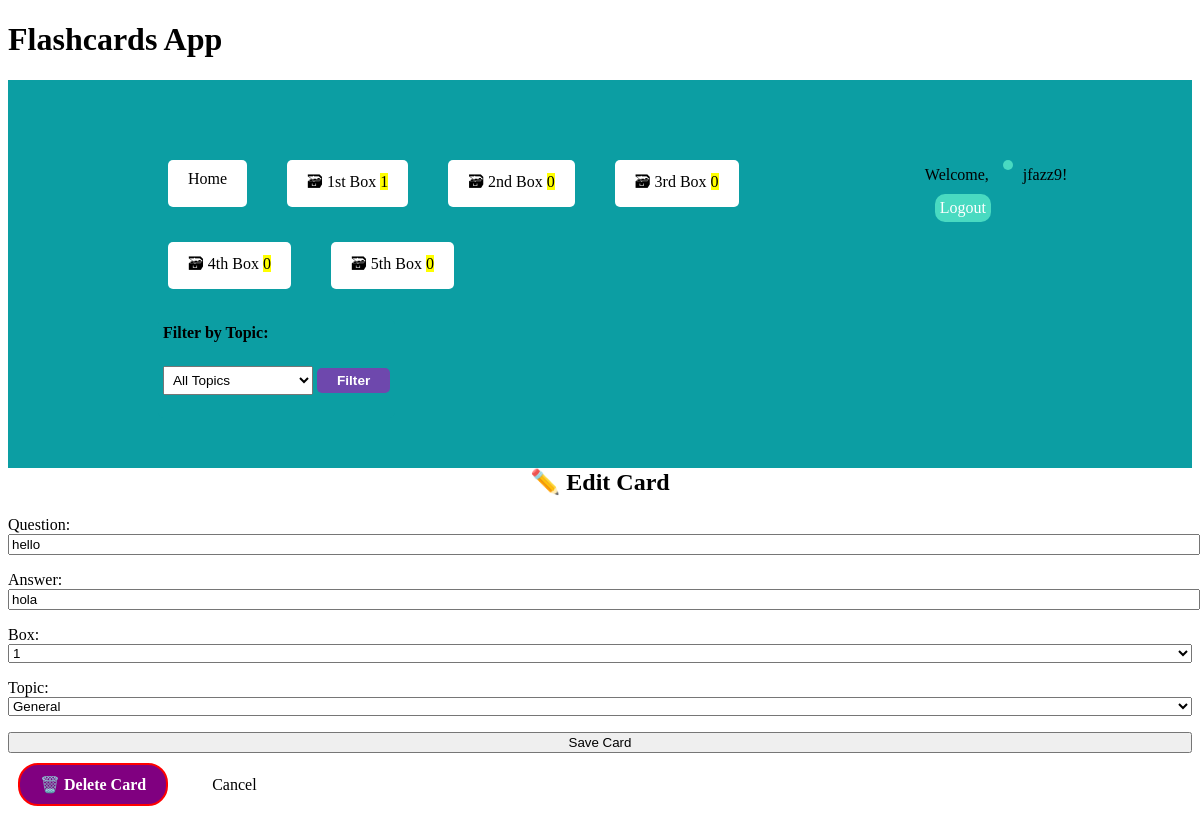
Page /edit/2/ (signed in) on the committed database.
### cards/models.py (models this page shows, shortened)
class Card(models.Model):
    question = models.CharField(max_length=500)
    answer = models.CharField(max_length=1000)
    box = models.IntegerField(
        choices=zip(BOXES, BOXES),
        default=BOXES[0],
    )
    topic = models.ForeignKey(Topic, on_delete=models.CASCADE)
    date_created = models.DateTimeField(auto_now_add=True)
    user = models.ForeignKey(User, on_delete=models.CASCADE)

### cards/views.py (the view, shortened to what this page needs)
# urls.py: path("edit/<int:pk>/", CardUpdateView.as_view(), name="card-update"),
class CardUpdateView(CardCreateView, UpdateView):
    success_url = reverse_lazy("card-list")
    def get_object(self, queryset=None):
        card = get_object_or_404(Card, pk=self.kwargs['pk'], user=self.request.user)
        return card
    def get_form_kwargs(self):
        kwargs = super().get_form_kwargs()
        kwargs['user'] = self.request.user  # Pass the user to the form
        return kwargs

### cards/forms.py
class CardForm(forms.ModelForm):
    class Meta:
        model = Card
        fields = ['question', 'answer', 'box', 'topic']  # Your form fields
    def __init__(self, *args, **kwargs):
        user = kwargs.pop('user', None)  # Handle the 'user' argument safely
        super().__init__(*args, **kwargs)
        if user:
            self.fields['topic'].queryset = Topic.objects.filter(user=user)

### cards/models.py (called while the page is built)
    def __str__(self):
        return self.name

### cards/templatetags/cards_tags.py (called while the page is built)
@register.inclusion_tag("cards/box_links.html", takes_context=True)
def boxes_as_links(context):
    user = context['user']
    boxes = []
    for box_num in BOXES:
        card_count = Card.objects.filter(box=box_num, user=user).count()
        boxes.append({
            "number": box_num,
            "card_count": card_count,
        })
    return {"boxes": boxes}

### cards/views.py (called while the page is built)
    def get_form_kwargs(self):
        kwargs = super().get_form_kwargs()
        kwargs['user'] = self.request.user  # Pass the user to the form
        return kwargs

### cards/templates/cards/card_form.html (shortened to what this page needs)
{% extends "cards/base.html" %}
{% block content %}
    {% if form.instance.id %}
        <h2>✏️ Edit Card</h2>
    {% else %}
        <h2>✨ Create New Card</h2>
    {% endif %}
    <form method="post">
        {{ form.as_p }}
        <input type="submit" value="Save Card">
    </form>
    {% if form.instance.id %}
        <a href="{% url 'card-delete' form.instance.id %}" class="delete-button" role="button" >
            🗑️ Delete Card
        </a>
    {% endif %}
    <a href="{% url 'home' %}">Cancel</a>
{% endblock %}

### cards/templates/cards/navigation.html (shortened to what this page needs)
{% load cards_tags %}
<nav>
    <div class="nav-left">
        {% if user.is_authenticated %}
            <div class="boxes-row">
            <a href="{% url 'home' %}">Home</a>
            {% boxes_as_links %}
            </div>
        {% else %}
            <p>login to view your boxes</p>
        {% endif %}
        <div class="dropdown-container">
            <form method="GET" action="">
                <label for="topic"><h4>Filter by Topic:</h4></label>
                <select name="topic" id="topic">
                    <option value="">All Topics</option>
                </select>
                <button type="submit">Filter</button>
            </form>
        </div>
    </div>
    <div class="nav-right">
        <ul>
            {% if user.is_authenticated %}
                <li>Welcome, <a href="{% url 'profile' %}"></a>{{ user.username }}!</a></li>
                <li><a href="{% url 'logout' %}">Logout</a></li>
            {% else %}
                <li><a href="{% url 'login' %}">Login</a></li>
                <li><a href="{% url 'signup' %}">Sign Up</a></li>
            {% endif %}
        </ul>
    </div>
</nav>

### cards/templates/cards/base.html (style rules this page uses)
a { background-color: #ffffff; color: black; padding: 10px 20px; margin: 10px; text-decoration: none; display: inline-block; border-radius: 5px; }
nav { display: flex; justify-content: space-between; padding: 50px; background-color: #0c9ea3; }
.nav-left { display: flex; flex-direction: column; align-items: flex-start; padding-left: 100px; }
.boxes-row { display: flex; flex-wrap: wrap; gap: 15px; margin-top: 20px; margin-bottom: 20px; }
.nav-left a { margin-right: 15px; text-decoration: none; color: black; }
.dropdown-container { padding: 5px; background-color: #0c9ea3; border-radius: 5px; display: block; width: fit-content; }
.dropdown-container select { padding: 5px; font-size: 0.85rem; width: 150px; }
.dropdown-container button { margin-top: 5px; padding: 5px 20px; font-size: 0.85rem; background-color: #6e48ad; color: rgb(255, 255, 255); border: none; border-radius: 5px; }
.nav-right ul { list-style-type: none; margin: 10px; padding: 10px; }
.nav-right ul li { display: inline; margin-right: 15px; }
.nav-right a { color: white; text-decoration: none; padding: 5px; background-color: #49dac1; border-radius: 10px; }
:root { --accent: #6e48ad; --accent-bg: white; --bg: #fff; --text: #212121; --text-light: #585858; --border: #d8dae1; --code: #d81b60; --preformatted: #444; }
h2 { text-align: center; }
h2, h4 { margin-top: 0; }
.delete-button { background-color: white; color: red; border: 2px solid red; padding: 10px 20px; border-radius: 5px; text-decoration: none; font-weight: bold; display: inline-block; }
button, a[role="button"] { color: white; margin-bottom: 20px; background-color: purple; text-decoration: none; padding: 10px 20px; border-radius: 20px; font-weight: bold; }
input, select, textarea { width: 100%; }

### rows in the picture
Card: question "hello", answer "hola", box "1", topic "General"

### other values in the picture
{{ box.number | ordinal }} "1st" "2nd" "3rd" "4th" "5th"
{{ box.card_count }} "1" "0" "0" "0" "0"
{{ user.username }} "jfazz9"
